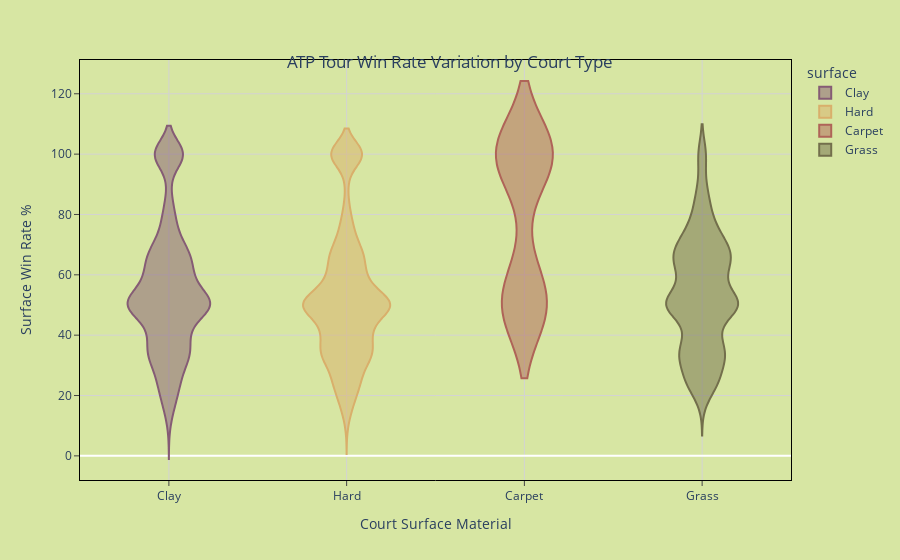

Notebook code cell kept with this figure:
### Markdown cell above
## Visualization 2:
### Violin Plot

#### Comparative analysis of win rates by court surface type across all years
This analysis attempts to compare the distributions of win rates across each surface type during all ten years of ATP tour data. By using violin plots for each surface type, we expect to learn what, if any, distributions may be skewed or have less variation than others to determine the best court type for standardization.

### Code cell
#Create a violin function using Plotly that can be called on our new df 
def violin(df):
    
    #Remove zero percent wins by surface so we can see the shape better
    df = df[df['wins_surface'] != 0]
    
    #Plot using px.violin
    fig = px.violin(df, 
                     x='surface', 
                     y="wins_surface",
                     color="surface",
                     color_discrete_sequence=px.colors.qualitative.Antique,
                    )
    
    #Update titles and formatting
    fig.update_layout(title={'text': "ATP Tour Win Rate Variation by Court Type",
                            'xanchor': 'center',
                            'yanchor': 'top',
                            'y':0.9,
                            'x':0.5},
                      xaxis_title="Court Surface Material",
                      yaxis_title="Surface Win Rate %",
                      
                      #Make stuff green
                      plot_bgcolor='#d7e6a3',
                      paper_bgcolor='#d7e6a3',
                     )
    

    #Make it legible because now it's green
    fig.update_xaxes(
        mirror=True,
        ticks='outside',
        showline=True,
        linecolor='black',
        gridcolor='lightgrey'
    )
    fig.update_yaxes(
        mirror=True,
        ticks='outside',
        linecolor='black',
        gridcolor='lightgrey'
    )
    return fig


#Call violin on the result_df to view our plot
violin(result_df)

### Figure 1 — Plotly figure (JSON) as saved in the notebook; plotly's stock layout.template omitted (floating-point values rounded to 4 significant figures; data arrays with more than 128 entries replaced by an {"elided": "..."} marker saying what was removed)
{"data": [{"alignmentgroup": "True", "box": {"visible": false}, "hovertemplate": "surface=%{x}<br>wins_surface=%{y}<extra></extra>", "legendgroup": "Clay", "marker": {"color": "rgb(133, 92, 117)"}, "name": "Clay", "offsetgroup": "Clay", "orientation": "v", "scalegroup": "True", "showlegend": true, "type": "violin", "x": {"elided": "1779 str values"}, "x0": " ", "xaxis": "x", "y": {"elided": "1779 float values"}, "y0": " ", "yaxis": "y"}, {"alignmentgroup": "True", "box": {"visible": false}, "hovertemplate": "surface=%{x}<br>wins_surface=%{y}<extra></extra>", "legendgroup": "Hard", "marker": {"color": "rgb(217, 175, 107)"}, "name": "Hard", "offsetgroup": "Hard", "orientation": "v", "scalegroup": "True", "showlegend": true, "type": "violin", "x": {"elided": "2289 str values"}, "x0": " ", "xaxis": "x", "y": {"elided": "2289 float values"}, "y0": " ", "yaxis": "y"}, {"alignmentgroup": "True", "box": {"visible": false}, "hovertemplate": "surface=%{x}<br>wins_surface=%{y}<extra></extra>", "legendgroup": "Carpet", "marker": {"color": "rgb(175, 100, 88)"}, "name": "Carpet", "offsetgroup": "Carpet", "orientation": "v", "scalegroup": "True", "showlegend": true, "type": "violin", "x": ["Carpet", "Carpet", "Carpet", "Carpet", "Carpet", "Carpet", "Carpet", "Carpet", "Carpet", "Carpet", "Carpet", "Carpet", "Carpet", "Carpet", "Carpet", "Carpet", "Carpet", "Carpet", "Carpet", "Carpet", "Carpet", "Carpet", "Carpet", "Carpet", "Carpet", "Carpet", "Carpet", "Carpet", "Carpet", "Carpet", "Carpet", "Carpet", "Carpet", "Carpet", "Carpet", "Carpet", "Carpet", "Carpet", "Carpet", "Carpet", "Carpet", "Carpet", "Carpet", "Carpet", "Carpet", "Carpet"], "x0": " ", "xaxis": "x", "y": [50, 100, 50, 100, 100, 100, 66.67, 50, 50, 100, 100, 50, 100, 50, 66.67, 100, 50, 100, 100, 100, 50, 100, 100, 50, 50, 100, 50, 100, 100, 50, 100, 100, 50, 50, 50, 50, 50, 100, 100, 100, 100, 50, 100, 100, 50, 100], "y0": " ", "yaxis": "y"}, {"alignmentgroup": "True", "box": {"visible": false}, "hovertemplate": "surface=%{x}<br>wins_surface=%{y}<extra></extra>", "legendgroup": "Grass", "marker": {"color": "rgb(115, 111, 76)"}, "name": "Grass", "offsetgroup": "Grass", "orientation": "v", "scalegroup": "True", "showlegend": true, "type": "violin", "x": {"elided": "1010 str values"}, "x0": " ", "xaxis": "x", "y": {"elided": "1010 float values"}, "y0": " ", "yaxis": "y"}], "layout": {"autosize": true, "legend": {"title": {"text": "surface"}, "tracegroupgap": 0}, "margin": {"t": 60}, "paper_bgcolor": "#d7e6a3", "plot_bgcolor": "#d7e6a3", "title": {"text": "ATP Tour Win Rate Variation by Court Type", "x": 0.5, "xanchor": "center", "y": 0.9, "yanchor": "top"}, "violinmode": "overlay", "xaxis": {"anchor": "y", "autorange": true, "categoryarray": ["Clay", "Hard", "Carpet", "Grass"], "categoryorder": "array", "domain": [0, 1], "gridcolor": "lightgrey", "linecolor": "black", "mirror": true, "range": [-0.5, 3.5], "showline": true, "ticks": "outside", "title": {"text": "Court Surface Material"}, "type": "category"}, "yaxis": {"anchor": "x", "autorange": true, "domain": [0, 1], "gridcolor": "lightgrey", "linecolor": "black", "mirror": true, "range": [-7.999, 131.2], "ticks": "outside", "title": {"text": "Surface Win Rate %"}, "type": "linear"}}}
